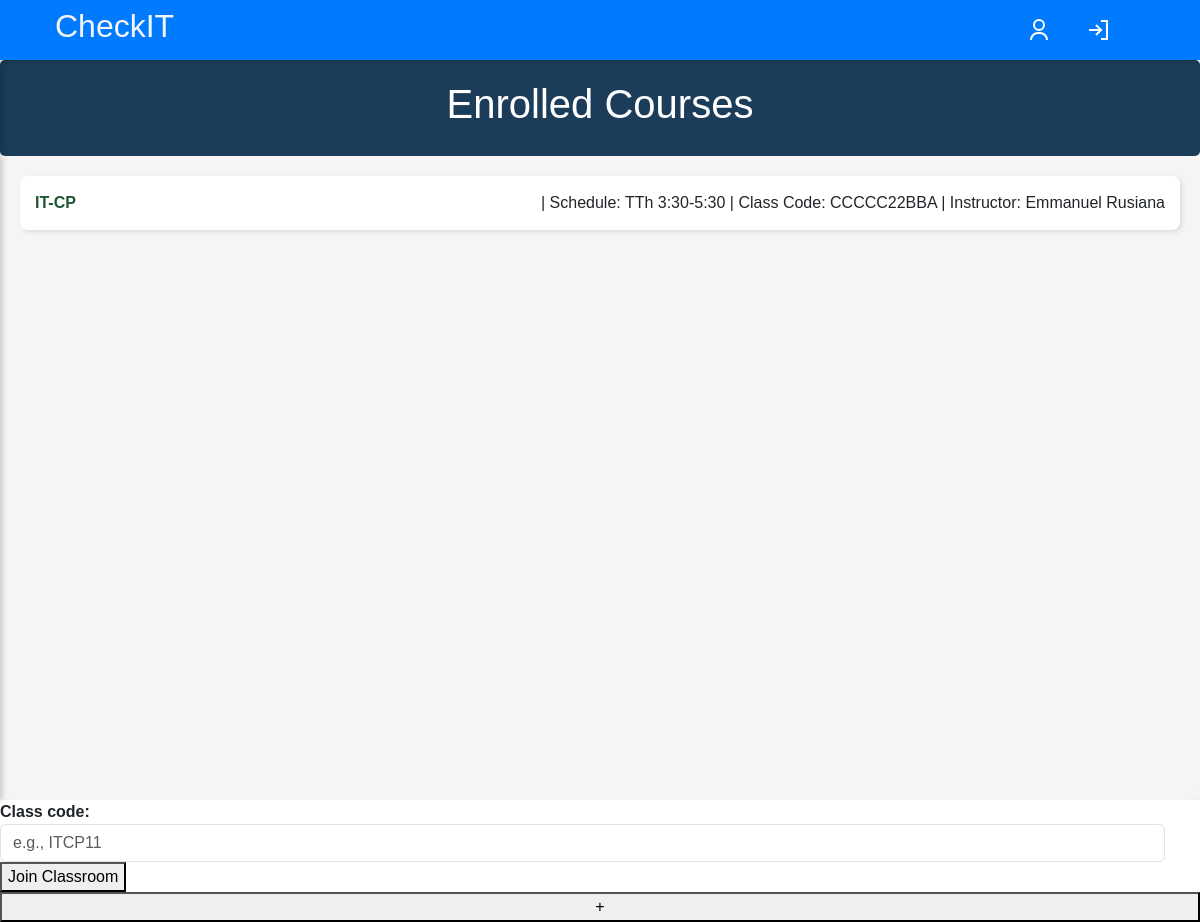
Screenshot of / (signed in) with the database file from the repository.
### autochecker/models.py (models this page shows, shortened)
class Classroom(models.Model):
     class_name = models.CharField(max_length=50,)
     class_code = models.CharField(max_length=10, null= False, unique=True)
     schedule = models.CharField(max_length=20)
     teacher_assigned = models.ForeignKey(settings.AUTH_USER_MODEL, on_delete=models.CASCADE, limit_choices_to=professor_filter)
     students_assigned = models.ManyToManyField(settings.AUTH_USER_MODEL, related_name='student_classes',limit_choices_to=student_filter, blank=True)
     def __str__(self):
          return f'{self.class_name} - Prof. {self.teacher_assigned.last_name}, { self.teacher_assigned.first_name}'

class CustomUser(AbstractUser):
     ROLE = (
          ('professor', 'professor'),
          ('student', 'student')
     )
     role = models.CharField(max_length=10, choices=ROLE)

### autochecker/views.py (the view)
# urls.py: path('', ClassroomListView.as_view(), name='home'),
class ClassroomListView(LoginRequiredMixin, ListView):
    template_name = 'main/index.html'
    model = Classroom
    context_object_name = 'classrooms'
    def get_queryset(self):
        user = self.request.user
        classrooms = Classroom.objects.filter(
            Q(students_assigned=user) |Q(teacher_assigned=user)
        ).distinct()
        print("DEBUG: Retrieved Classrooms ->", classrooms)  # ✅ Debugging line
        if not classrooms.exists():
            print("❌ No classrooms found for this user!")
        return classrooms
    def get_context_data(self, **kwargs):
        context = super().get_context_data(**kwargs)
        context['join_classroom_form'] = ClassroomCodeForm()
        return context

### autochecker/forms.py (shortened to what this page needs)
class ClassroomCodeForm(forms.Form): # Instead, it should be a forms.Form, since students are just entering a code, not modifying the Classroom model.
     class_code = forms.CharField(max_length=10, required=True)
     def __init__(self, *args, **kwargs):
          super().__init__(*args, **kwargs)
          self.fields['class_code'].widget.attrs.update({
                    "class": "form-control",
                    'id':'subject-code',
                    "placeholder": "e.g., ITCP11",
                    "autofocus": True
          })

### templates/main/index.html (shortened to what this page needs)
{% extends '../layout/layout.html' %}
{% block loadcss %}
{% load static %}
<link rel="stylesheet" href="{% static 'css/index.css' %}?{% now 'U' %}">
{% endblock %}
{%block main %}
     <div class="container2">
     <div class="main-">
          <div class="classroom-header">
               <h1>Enrolled Courses</h1>
          </div>
          <div class="classroom-container" id="classroom-list">
               {% if classrooms %}
                    {% for classroom in classrooms %}
                    <div class="classroom-item">
                         <a href="{% url 'classroom_detail' classroom.pk %}">{{ classroom.class_name }}</a> |
                         Schedule: {{ classroom.schedule }} | Class Code: {{ classroom.class_code }} | Instructor: {{ classroom.teacher_assigned.get_full_name }}
                    </div>
                    {% endfor %}
               {% else %}
                Hello walay solud
               {%endif%}
          </div>
     </div>
     </div>
     {% if user.is_authenticated %}
     {% if user.role == "student" %}
     <form action="{% url 'join_classroom' %}" method="post">
          {{ join_classroom_form }}
          <button type="submit">
               Join Classroom
          </button>
     </form>
     {% endif %}
     {% endif %}
     {% if user.is_authenticated %}
     {% if user.role == "student"%}
     <button id="add-subject-btn">+</button>
     {% endif %}
     {% endif %}
{% endblock %}

### static/css/index.css (style rules this page uses)
body, html { height: 100vh; width: 100vw; display: flex; flex-direction: column; margin: 0; font-family: "Arial", sans-serif; background: #f8f9fa; }
.navbar1 .nav-right a, form { text-decoration: none; margin-right: 35px; font-weight: bold; transition: color 0.3s ease; }
.container2 { display: flex; flex-grow: 1; width: 100%; height: calc(100vh - 60px); overflow: hidden; }
.main- { flex-grow: 1; display: flex; flex-direction: column; width: 100%; background: white; }
.classroom-header { background: #1C3D5A; padding: 20px; text-align: center; color: white; font-size: 1.8em; font-weight: bold; border-radius: 5px; }
.classroom-container { flex-grow: 1; background: #F5F5F5; padding: 20px; border-radius: 10px; box-shadow: 0 4px 8px rgba(0, 0, 0, 0.1); overflow-y: auto; }
.classroom-item { background: white; padding: 15px; margin-bottom: 10px; border-radius: 8px; box-shadow: 2px 2px 5px rgba(0, 0, 0, 0.1); display: flex; justify-content: space-between; align-items: center; transition: transform 0.2s ease, box-shadow 0.2s ease; }
.classroom-item a { color: #1E5631; text-decoration: none; font-weight: bold; }

### rows the page displays
Classroom: class_name "IT-CP", schedule "TTh 3:30-5:30", class_code "CCCCC22BBA", teacher_assigned.get_full_name "Emmanuel Rusiana"
